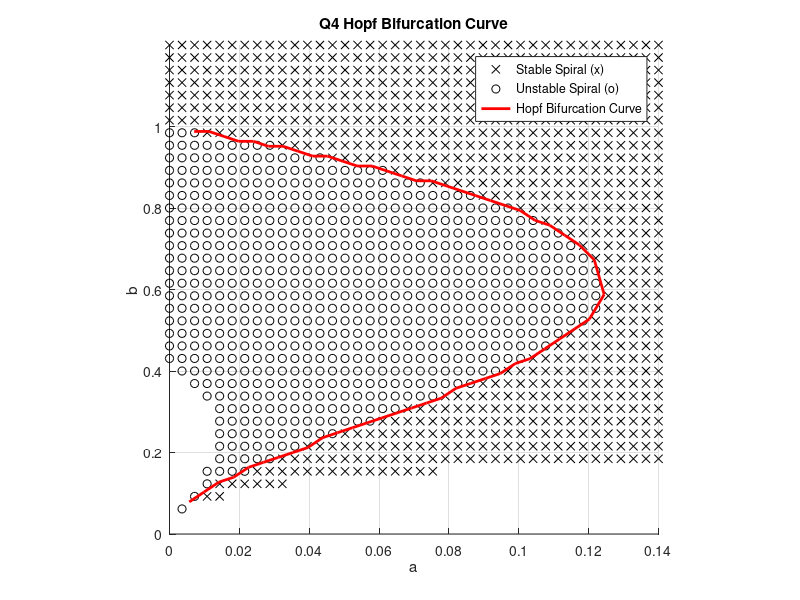
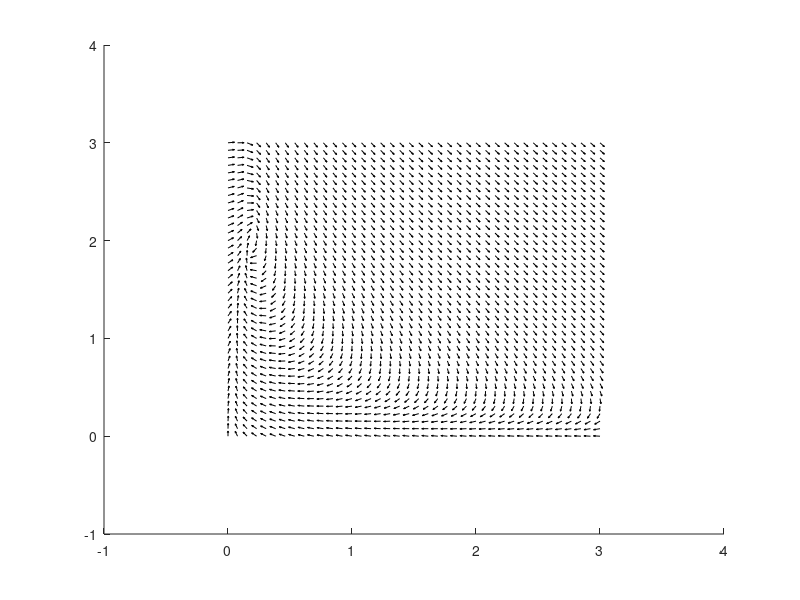

The MATLAB source for these figures, in order: (Note: this script raises an error after producing the figures.)
clear; clc;

% Create grid in (a, b) parameter space
a_vals = linspace(0, 0.14, 40);
b_vals = linspace(0, 1.2, 40);

% Prepare figure
figure; hold on;
xlabel('a'); ylabel('b');
title('Q4 Hopf Bifurcation Curve');
axis([0 0.14 0 1.2]);
axis square;
grid on;

% Sweep through all combinations of (a, b)
for i = 1:length(a_vals)
    for j = 1:length(b_vals)
        a = a_vals(i);
        b = b_vals(j);

        % System of equations
        f = @(v) [-v(1) + a*v(2) + v(1)^2 * v(2);
                   b - a*v(2) - v(1)^2 * v(2)];

        % Use fsolve to find fixed point
        [sol, ~, exitflag] = fsolve(f, [0.5 0.5], optimset('Display','off'));

        if exitflag > 0  % if solution converged
            x = sol(1);
            y = sol(2);

            % Jacobian matrix at (x, y)
            J = [ -1 + 2*x*y, a + x^2;
                 -2*x*y,     -a - x^2];

            eigenvalues = eig(J);

            if any(imag(eigenvalues) ~= 0)  % if complex eigenvalues (spiral)
                if all(real(eigenvalues) < 0)
                    h1 = plot(a, b, 'kx', 'MarkerSize', 6);  % Stable spiral
                elseif any(real(eigenvalues) > 0)
                    h2 = plot(a, b, 'ko', 'MarkerSize', 6);  % Unstable spiral
                end
            end
        end
    end
end

%%
a_vals = linspace(0, 0.14, 100);
b_vals = linspace(0, 1.2, 100);

% Create empty matrices for spiral classification
spiral_type = zeros(length(b_vals), length(a_vals)); % 0: none, 1: stable, 2: unstable

% Loop through (a, b)
for i = 1:length(a_vals)
    for j = 1:length(b_vals)
        a = a_vals(i);
        b = b_vals(j);

        % System at (x, y)
        f = @(v) [-v(1) + a*v(2) + v(1)^2 * v(2);
                   b - a*v(2) - v(1)^2 * v(2)];
        [sol, ~, exitflag] = fsolve(f, [0.5 0.5], optimset('Display','off'));

        if exitflag > 0
            x = sol(1); y = sol(2);
            J = [ -1 + 2*x*y, a + x^2;
                 -2*x*y,     -a - x^2];
            eigs = eig(J);

            if any(imag(eigs) ~= 0)  % Spiral check
                if all(real(eigs) < 0)
                    spiral_type(j,i) = 1;  % stable spiral
                elseif any(real(eigs) > 0)
                    spiral_type(j,i) = 2;  % unstable spiral
                end
            end
        end
    end
end


% === Estimate and plot full Hopf boundary (stable <-> unstable)
hopf_lower = [];
hopf_upper = [];

for i = 1:length(a_vals)
    for j = 2:length(b_vals)
        t1 = spiral_type(j-1,i);
        t2 = spiral_type(j,i);

        b_mid = (b_vals(j-1) + b_vals(j)) / 2;
        a_now = a_vals(i);

        if a_now > 0.005
            if t1 == 1 && t2 == 2
                hopf_lower(end+1,:) = [a_now, b_mid]; %#ok<AGROW>
            elseif t1 == 2 && t2 == 1
                hopf_upper(end+1,:) = [a_now, b_mid]; %#ok<AGROW>
            end
        end
    end
end

% Sort each half by increasing a
hopf_lower = sortrows(hopf_lower, 1);
hopf_upper = sortrows(hopf_upper, 1);
hopf_closed = [hopf_lower; flipud(hopf_upper)];

N = 3;  % change this to 4–8 depending on how smooth you want it
hopf = hopf_closed(1:N:end, :);
h3 = plot(hopf(:,1), hopf(:,2), 'r-', 'LineWidth', 2);

legend([h1 h2 h3], {'Stable Spiral (x)', 'Unstable Spiral (o)', 'Hopf Bifurcation Curve'});

%%
clear; clc;

% Parameters
a = 0.06;
b = 0.2;

% System
dxdt = @(x, y) -x + a*y + x.^2 .* y;
dydt = @(x, y) b - a*y - x.^2 .* y;

% Grid
[x, y] = meshgrid(linspace(0, 3, 40), linspace(0, 3, 40));
u = dxdt(x, y);
v = dydt(x, y);

% Normalize vectors for direction field
L = sqrt(u.^2 + v.^2);
u = u ./ L;
v = v ./ L;

% Plot vector field
figure; hold on;
quiver(x, y, u, v, 0.5, 'k');

% Plot nullclines
fimplicit(@(x,y) dxdt(x,y), [0 3 0 3], 'r', 'LineWidth', 1.5);  % dx/dt = 0
fimplicit(@(x,y) dydt(x,y), [0 3 0 3], 'b', 'LineWidth', 1.5);  % dy/dt = 0

% Format
xlabel('x'); ylabel('y');
title('Phase Portrait at a = 0.06, b = 0.2 (Unstable Spiral)');
legend('Vector Field', 'dx/dt = 0', 'dy/dt = 0');
axis tight; axis square;
